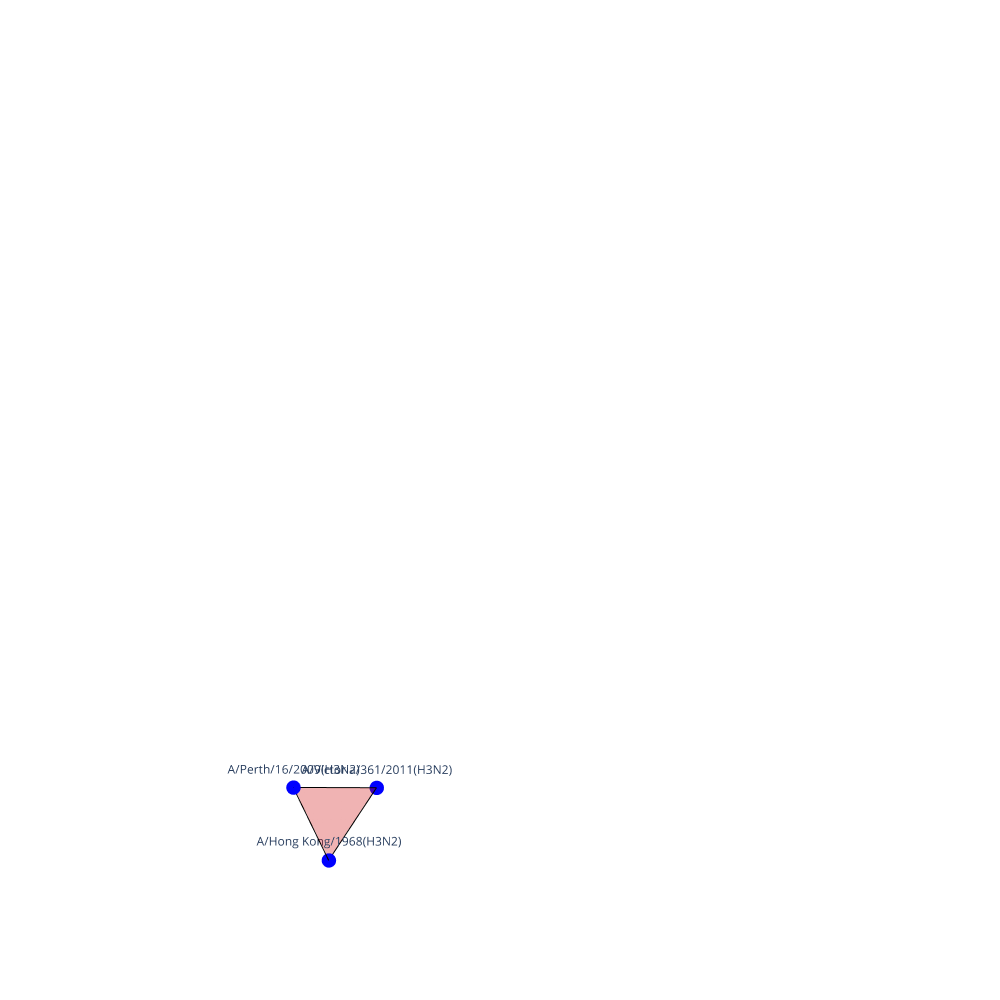

The code cell stored with this chart in its notebook:
### Code cell
# Visualizar el complejo simplicial 3D
print("Visualizing 3D simplicial complex at filtration time 150")
visualize_simplicial_complex(simplex_tree, 150, vertex_names=labels)

### Figure 1 — Plotly figure (JSON) as saved in the notebook; plotly's stock layout.template omitted (floating-point values rounded to 4 significant figures)
{"data": [{"hoverinfo": "text", "marker": {"color": ["green", "blue", "blue", "orange", "blue", "yellow"], "size": 5}, "mode": "markers+text", "text": ["A/Swine/Indiana/P12439/00(H1N2)", "A/Hong Kong/1968(H3N2) ", "A/Perth/16/2009(H3N2)", "A/Michigan/45/2015(H1N1)", "A/Victoria/361/2011(H3N2)", "A/Test/?/201?(H3N1)"], "textposition": "top center", "type": "scatter3d", "x": [-0.1221, 0.259, 0.2606, -0.2912, 0.1056, -0.2119], "y": [0.3545, -0.2683, -0.3699, 0.3631, -0.2754, 0.196], "z": [0.954, -1, -0.8416, 0.872, -0.8913, 0.907]}, {"hoverinfo": "none", "line": {"color": ["black", "black", "black", "black", "black", "black", "black", "black", "black", "black", "black", "black", "black", "black", "black", "black", "black", "black"], "width": 2}, "mode": "lines", "type": "scatter3d", "x": [-0.1221, -0.2912, null, -0.1221, -0.2119, null, 0.259, 0.2606, null, 0.259, 0.1056, null, 0.2606, 0.1056, null, -0.2912, -0.2119, null], "y": [0.3545, 0.3631, null, 0.3545, 0.196, null, -0.2683, -0.3699, null, -0.2683, -0.2754, null, -0.3699, -0.2754, null, 0.3631, 0.196, null], "z": [0.954, 0.872, null, 0.954, 0.907, null, -1, -0.8416, null, -1, -0.8913, null, -0.8416, -0.8913, null, 0.872, 0.907, null]}, {"color": "red", "opacity": 0.3, "type": "mesh3d", "x": [-0.1221, -0.2912, -0.2119], "y": [0.3545, 0.3631, 0.196], "z": [0.954, 0.872, 0.907]}, {"color": "red", "opacity": 0.3, "type": "mesh3d", "x": [0.259, 0.2606, 0.1056], "y": [-0.2683, -0.3699, -0.2754], "z": [-1, -0.8416, -0.8913]}], "layout": {"height": 1000, "margin": {"b": 0, "l": 0, "r": 0, "t": 0}, "scene": {"aspectmode": "auto", "aspectratio": {"x": 0.5968, "y": 0.7928, "z": 2.114}, "xaxis": {"type": "linear", "visible": false}, "yaxis": {"type": "linear", "visible": false}, "zaxis": {"type": "linear", "visible": false}}, "showlegend": false, "width": 1000}}
